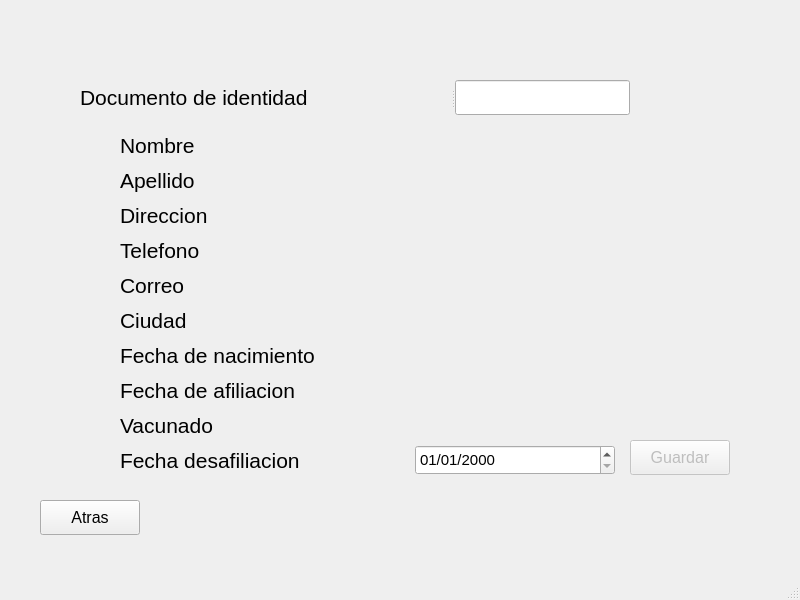
<?xml version="1.0" encoding="UTF-8"?>
<ui version="4.0">
 <class>desafiliarUsuario</class>
 <widget class="QMainWindow" name="desafiliarUsuario">
  <property name="geometry">
   <rect>
    <x>0</x>
    <y>0</y>
    <width>800</width>
    <height>600</height>
   </rect>
  </property>
  <property name="windowTitle">
   <string>Desafiliar Usuario</string>
  </property>
  <widget class="QWidget" name="centralwidget">
   <widget class="QPushButton" name="pushButton_2">
    <property name="enabled">
     <bool>false</bool>
    </property>
    <property name="geometry">
     <rect>
      <x>630</x>
      <y>440</y>
      <width>100</width>
      <height>35</height>
     </rect>
    </property>
    <property name="font">
     <font>
      <pointsize>12</pointsize>
     </font>
    </property>
    <property name="text">
     <string>Guardar</string>
    </property>
   </widget>
   <widget class="QSplitter" name="splitter_4">
    <property name="geometry">
     <rect>
      <x>80</x>
      <y>80</y>
      <width>550</width>
      <height>35</height>
     </rect>
    </property>
    <property name="orientation">
     <enum>Qt::Horizontal</enum>
    </property>
    <widget class="QLabel" name="label_11">
     <property name="font">
      <font>
       <pointsize>16</pointsize>
      </font>
     </property>
     <property name="text">
      <string>Documento de identidad</string>
     </property>
    </widget>
    <widget class="QLineEdit" name="noId"/>
   </widget>
   <widget class="QLabel" name="mensaje">
    <property name="geometry">
     <rect>
      <x>160</x>
      <y>500</y>
      <width>550</width>
      <height>35</height>
     </rect>
    </property>
    <property name="font">
     <font>
      <pointsize>12</pointsize>
     </font>
    </property>
    <property name="text">
     <string>&lt;html&gt;&lt;head/&gt;&lt;body&gt;&lt;p align=&quot;center&quot;&gt;&lt;span style=&quot; color:#aa0000;&quot;&gt;&lt;br/&gt;&lt;/span&gt;&lt;/p&gt;&lt;/body&gt;&lt;/html&gt;</string>
    </property>
   </widget>
   <widget class="QPushButton" name="buttonAtras">
    <property name="geometry">
     <rect>
      <x>40</x>
      <y>500</y>
      <width>100</width>
      <height>35</height>
     </rect>
    </property>
    <property name="font">
     <font>
      <pointsize>12</pointsize>
     </font>
    </property>
    <property name="text">
     <string>Atras</string>
    </property>
   </widget>
   <widget class="QWidget" name="gridLayoutWidget">
    <property name="geometry">
     <rect>
      <x>120</x>
      <y>130</y>
      <width>506</width>
      <height>353</height>
     </rect>
    </property>
    <layout class="QFormLayout" name="formLayout_2">
     <property name="horizontalSpacing">
      <number>100</number>
     </property>
     <property name="verticalSpacing">
      <number>5</number>
     </property>
     <item row="0" column="0">
      <widget class="QLabel" name="label_23">
       <property name="font">
        <font>
         <pointsize>16</pointsize>
        </font>
       </property>
       <property name="text">
        <string>Nombre</string>
       </property>
      </widget>
     </item>
     <item row="0" column="1">
      <widget class="QLabel" name="nombre">
       <property name="minimumSize">
        <size>
         <width>200</width>
         <height>30</height>
        </size>
       </property>
       <property name="maximumSize">
        <size>
         <width>200</width>
         <height>30</height>
        </size>
       </property>
       <property name="font">
        <font>
         <pointsize>12</pointsize>
        </font>
       </property>
       <property name="text">
        <string/>
       </property>
      </widget>
     </item>
     <item row="1" column="0">
      <widget class="QLabel" name="label_24">
       <property name="font">
        <font>
         <pointsize>16</pointsize>
        </font>
       </property>
       <property name="text">
        <string>Apellido</string>
       </property>
      </widget>
     </item>
     <item row="1" column="1">
      <widget class="QLabel" name="apellido">
       <property name="minimumSize">
        <size>
         <width>200</width>
         <height>30</height>
        </size>
       </property>
       <property name="maximumSize">
        <size>
         <width>200</width>
         <height>30</height>
        </size>
       </property>
       <property name="font">
        <font>
         <pointsize>12</pointsize>
        </font>
       </property>
       <property name="text">
        <string/>
       </property>
      </widget>
     </item>
     <item row="2" column="0">
      <widget class="QLabel" name="label_25">
       <property name="font">
        <font>
         <pointsize>16</pointsize>
        </font>
       </property>
       <property name="text">
        <string>Direccion</string>
       </property>
      </widget>
     </item>
     <item row="3" column="0">
      <widget class="QLabel" name="label_26">
       <property name="font">
        <font>
         <pointsize>16</pointsize>
        </font>
       </property>
       <property name="text">
        <string>Telefono</string>
       </property>
      </widget>
     </item>
     <item row="3" column="1">
      <widget class="QLabel" name="telefono">
       <property name="minimumSize">
        <size>
         <width>200</width>
         <height>30</height>
        </size>
       </property>
       <property name="maximumSize">
        <size>
         <width>200</width>
         <height>30</height>
        </size>
       </property>
       <property name="font">
        <font>
         <pointsize>12</pointsize>
        </font>
       </property>
       <property name="text">
        <string/>
       </property>
      </widget>
     </item>
     <item row="4" column="0">
      <widget class="QLabel" name="label_27">
       <property name="font">
        <font>
         <pointsize>16</pointsize>
        </font>
       </property>
       <property name="text">
        <string>Correo</string>
       </property>
      </widget>
     </item>
     <item row="4" column="1">
      <widget class="QLabel" name="correo">
       <property name="minimumSize">
        <size>
         <width>200</width>
         <height>30</height>
        </size>
       </property>
       <property name="maximumSize">
        <size>
         <width>200</width>
         <height>30</height>
        </size>
       </property>
       <property name="font">
        <font>
         <pointsize>12</pointsize>
        </font>
       </property>
       <property name="text">
        <string/>
       </property>
      </widget>
     </item>
     <item row="5" column="0">
      <widget class="QLabel" name="label_28">
       <property name="font">
        <font>
         <pointsize>16</pointsize>
        </font>
       </property>
       <property name="text">
        <string>Ciudad</string>
       </property>
      </widget>
     </item>
     <item row="5" column="1">
      <widget class="QLabel" name="ciudad">
       <property name="minimumSize">
        <size>
         <width>200</width>
         <height>30</height>
        </size>
       </property>
       <property name="maximumSize">
        <size>
         <width>200</width>
         <height>30</height>
        </size>
       </property>
       <property name="font">
        <font>
         <pointsize>12</pointsize>
        </font>
       </property>
       <property name="text">
        <string/>
       </property>
      </widget>
     </item>
     <item row="6" column="0">
      <widget class="QLabel" name="label_29">
       <property name="font">
        <font>
         <pointsize>16</pointsize>
        </font>
       </property>
       <property name="text">
        <string>Fecha de nacimiento</string>
       </property>
      </widget>
     </item>
     <item row="6" column="1">
      <widget class="QLabel" name="fechaNacimiento">
       <property name="minimumSize">
        <size>
         <width>200</width>
         <height>30</height>
        </size>
       </property>
       <property name="maximumSize">
        <size>
         <width>200</width>
         <height>30</height>
        </size>
       </property>
       <property name="font">
        <font>
         <pointsize>12</pointsize>
        </font>
       </property>
       <property name="text">
        <string/>
       </property>
      </widget>
     </item>
     <item row="7" column="0">
      <widget class="QLabel" name="label_30">
       <property name="font">
        <font>
         <pointsize>16</pointsize>
        </font>
       </property>
       <property name="text">
        <string>Fecha de afiliacion</string>
       </property>
      </widget>
     </item>
     <item row="7" column="1">
      <widget class="QLabel" name="fechaAfiliacion">
       <property name="minimumSize">
        <size>
         <width>200</width>
         <height>30</height>
        </size>
       </property>
       <property name="maximumSize">
        <size>
         <width>200</width>
         <height>30</height>
        </size>
       </property>
       <property name="font">
        <font>
         <pointsize>12</pointsize>
        </font>
       </property>
       <property name="text">
        <string/>
       </property>
      </widget>
     </item>
     <item row="8" column="0">
      <widget class="QLabel" name="label_31">
       <property name="font">
        <font>
         <pointsize>16</pointsize>
        </font>
       </property>
       <property name="text">
        <string>Vacunado</string>
       </property>
      </widget>
     </item>
     <item row="9" column="0">
      <widget class="QLabel" name="label_32">
       <property name="font">
        <font>
         <pointsize>16</pointsize>
        </font>
       </property>
       <property name="text">
        <string>Fecha desafiliacion</string>
       </property>
      </widget>
     </item>
     <item row="2" column="1">
      <widget class="QLabel" name="direccion">
       <property name="minimumSize">
        <size>
         <width>200</width>
         <height>30</height>
        </size>
       </property>
       <property name="maximumSize">
        <size>
         <width>200</width>
         <height>30</height>
        </size>
       </property>
       <property name="font">
        <font>
         <pointsize>12</pointsize>
        </font>
       </property>
       <property name="text">
        <string/>
       </property>
      </widget>
     </item>
     <item row="8" column="1">
      <widget class="QLabel" name="vacunado">
       <property name="minimumSize">
        <size>
         <width>200</width>
         <height>30</height>
        </size>
       </property>
       <property name="maximumSize">
        <size>
         <width>200</width>
         <height>30</height>
        </size>
       </property>
       <property name="font">
        <font>
         <pointsize>12</pointsize>
        </font>
       </property>
       <property name="text">
        <string/>
       </property>
      </widget>
     </item>
     <item row="9" column="1">
      <widget class="QDateEdit" name="fechaDesafiliacion">
       <property name="minimumSize">
        <size>
         <width>200</width>
         <height>30</height>
        </size>
       </property>
       <property name="maximumSize">
        <size>
         <width>200</width>
         <height>30</height>
        </size>
       </property>
       <property name="font">
        <font>
         <pointsize>11</pointsize>
        </font>
       </property>
       <property name="displayFormat">
        <string>dd/MM/yyyy</string>
       </property>
      </widget>
     </item>
    </layout>
   </widget>
  </widget>
  <widget class="QStatusBar" name="statusbar"/>
 </widget>
 <resources/>
 <connections/>
</ui>
